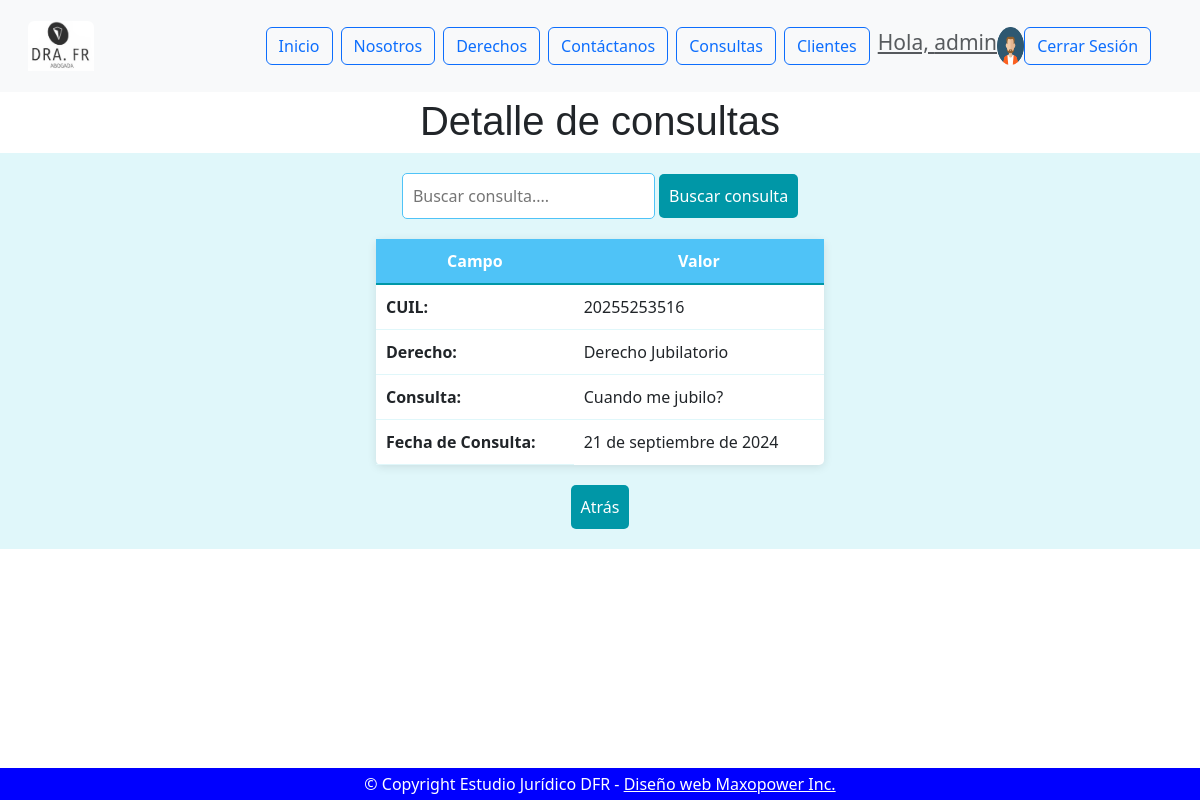
Screenshot of /consultas/consultas/detail/1 (signed in) with the database file from the repository.
### home/models.py (models this page shows, shortened)
class UserProfile(models.Model):
    user = models.OneToOneField(User, on_delete=models.CASCADE)
    image = models.ImageField(upload_to='avatares/', null=True, blank=True)

### consultas/models.py (models this page shows, shortened)
class Consulta(models.Model):
    class Estado(models.TextChoices):
        PENDIENTE = "PENDIENTE", "Pendiente"
        RESPONDIDA = "RESPONDIDA", "Respondida"
    cuil = models.ForeignKey(Cliente, on_delete=models.DO_NOTHING)
    derecho = models.ForeignKey(Derecho, on_delete=models.DO_NOTHING)
    abogado = models.ForeignKey(Nosotros, on_delete=models.DO_NOTHING)
    consulta = models.TextField(max_length=200)
    fecha_consulta = models.DateField(auto_now=True)
    estado_consulta = models.CharField(
        max_length=10, choices=Estado.choices, default=Estado.PENDIENTE
    )
    fecha_respuesta = models.DateField(null=True, blank=True)
    disponible = models.BooleanField(default=True)
    class Meta:
        verbose_name = "Consulta"
        verbose_name_plural = "Consultas"

### clientes/models.py (models this page shows, shortened)
class Cliente(models.Model):
    class Estado(models.TextChoices):
        SELECCIONE = '', 'Seleccione'
        SOLTERO = "SOLTERO", "soltero"
        CASADO = "CASADO", "casado"
        DIVORCIADO = "DIVORCIADO", "divorciado"
        SEPARADO = "SEPARADO", "separado"
        VIUDO = "VIUDO", "viudo"
        CONCUBINO = "CONCUBINO", "concubino"
    cuil = models.IntegerField(unique=True)
    apellido = models.CharField(max_length=30)
    nombre = models.CharField(max_length=30)
    telefono = models.IntegerField()
    direccion = models.CharField(max_length=40, blank=True, null=True)
    email = models.EmailField(max_length=30)
    fecha_nacimiento = models.DateField(blank=True, null=True)
    estado_civil = models.CharField(
        max_length=20,
        choices=Estado.choices,
        default=Estado.SELECCIONE,  # Establece "Seleccione" como valor por defecto
    )
    avatar = models.ImageField(upload_to='avatares/', blank=True, null=True)
    class Meta:
        verbose_name = 'Cliente'
        verbose_name_plural = 'Clientes'

### derechos/models.py (models this page shows, shortened)
class Derecho(models.Model):
    nombre = models.CharField(max_length=30, unique=True)
    descripcion = models.TextField()
    disponible = models.BooleanField(default=True)
    class Meta:
        verbose_name = 'Derecho'
        verbose_name_plural = 'Derechos'

### consultas/views.py (the view)
# urls.py: path('consultas/detail/<int:pk>', ConsultaDetail.as_view(), name='consulta_detail'),
class ConsultaDetail(LoginRequiredMixin, DetailView):
    model = Consulta
    template_name = 'consultas/consulta_detail.html'
    context_object_name = 'consulta'
    def get_context_data(self, **kwargs):
        context = super().get_context_data(**kwargs)
        consulta = self.get_object()
        context['cuil'] = consulta.cuil
        context['derecho'] = consulta.derecho
        context['abogado'] = consulta.abogado
        return context

### consultas/templates/consultas/consulta_detail.html
{% extends 'home/base.html' %}
{% block header %}
    <h1 style="text-align: center; font-family: Arial, sans-serif; margin-top: 5px;">
        Detalle de consultas
    </h1>
{% endblock header %}
{% block main %}
<div style="text-align: center; background-color: #e0f7fa; padding: 20px;">
    <form action="{% url 'consultas:consulta_list' %}" method="get" style="margin-bottom: 20px;">
        <input type="text" name="q" placeholder="Buscar consulta...." style="padding: 10px; border-radius: 5px; border: 1px solid #4fc3f7;">
        <button type="submit" style="padding: 10px; background-color: #0097a7; border: none; border-radius: 5px; color: white;">Buscar consulta</button>
    </form>
    <div style="margin: 0 20px;">
        <table style="width: 40%; margin: 0 auto; border-collapse: collapse; background-color: #ffffff; border-radius: 5px; box-shadow: 0 2px 10px rgba(0,0,0,0.1);">
            <thead>
                <tr style="background-color: #4fc3f7; color: white;">
                    <th style="padding: 10px; border-bottom: 2px solid #0097a7;">Campo</th>
                    <th style="padding: 10px; border-bottom: 2px solid #0097a7;">Valor</th>
                </tr>
            </thead>
            <tbody>
                <tr>
                    <td style="padding: 10px; border-bottom: 1px solid #e0f7fa; text-align: left;"><strong>CUIL:</strong></td>
                    <td style="padding: 10px; border-bottom: 1px solid #e0f7fa; text-align: left;">{{ object.cuil.cuil }}</td>
                </tr>
                <tr>
                    <td style="padding: 10px; border-bottom: 1px solid #e0f7fa; text-align: left;"><strong>Derecho:</strong></td>
                    <td style="padding: 10px; border-bottom: 1px solid #e0f7fa; text-align: left;">{{ object.derecho.nombre }}</td>
                </tr>
                <tr>
                    <td style="padding: 10px; border-bottom: 1px solid #e0f7fa; text-align: left;"><strong>Consulta:</strong></td>
                    <td style="padding: 10px; border-bottom: 1px solid #e0f7fa; text-align: left;">{{ object.consulta }}</td>
                </tr>
                <tr>
                    <td style="padding: 10px; border-bottom: 1px solid #e0f7fa; text-align: left;"><strong>Fecha de Consulta:</strong></td>
                    <td style="padding: 10px; text-align: left;">{{ object.fecha_consulta }}</td>
                </tr>
            </tbody>
        </table>
    </div>
    <div style="margin-top: 20px;">
        <button style="padding: 10px; background-color: #0097a7; border: none; border-radius: 5px;">
            <a href="{% url 'consultas:consulta_list' %}" style="color: white; text-decoration: none;">Atrás</a>
        </button>
    </div>
</div>
{% endblock main %}

### home/templates/home/componentes/header.html (shortened to what this page needs)
{% load static %}
<link href="https://cdn.jsdelivr.net/npm/bootstrap@5.3.0-alpha3/dist/css/bootstrap.min.css" rel="stylesheet">
<header>
    <nav class="navbar navbar-expand-lg navbar-light bg-light p-3" id="menu">
        <div class="container-fluid">
            <a class="navbar-brand" href="{% url 'home:index' %}">
                <img src="{% static 'home/img/logo.jpg' %}" class="img-fluid rounded-top" alt="logo"; height="30%"; width="30%""/>
            </a>
            <div class="collapse navbar-collapse" id="navbarSupportedContent">
                <ul class="navbar-nav mx-auto mb-2 mb-lg-0">
                    <li class="nav-item">
                        <a class="btn btn-outline-primary me-2" href="{% url 'home:index' %}">Inicio</a>
                    </li>
                    <li class="nav-item">
                        <a class="btn btn-outline-primary me-2" href="{% url 'nosotros:nosotros' %}">Nosotros</a>
                    </li>
                    <li class="nav-item">
                        <a class="btn btn-outline-primary me-2" href="{% url 'derechos:derechos_index' %}">Derechos</a>
                    </li>
                    <li class="nav-item">
                        <a class="btn btn-outline-primary me-2" href="{% url 'nosotros:contacto' %}">Contáctanos</a>
                    </li>
                    {% if user.is_authenticated %}
                        <li class="nav-item">
                            <a class="btn btn-outline-primary me-2" href="{% url 'consultas:consulta_index' %}">Consultas</a>
                        </li>
                        <li class="nav-item">
                            <a class="btn btn-outline-primary me-2" href="{% url 'clientes:index' %}">Clientes</a>
                        </li>
                        <li class="nav-item">
                            <h4><a class="text-muted small mb-4 mb-lg-0">Hola, {{ user.username }}</a></h4>
                        </li>
                        {% if user.userprofile.image %}
                            <img src="{{ user.userprofile.image.url }}" alt="Avatar" class="img-fluid" style="max-width: 3%;">
                        {% endif %}
                        <form action="{% url 'home:logout' %}" method="POST">
                            <button class="btn btn-outline-primary me-2" type="submit">Cerrar Sesión</button>
                        </form>
                    {% else %}
                        <li class="nav-item">
                            <a class="btn btn-outline-primary me-2" href="{% url 'home:login' %}">Login</a>
                        </li>
                    {% endif %}
                </ul>
            </div>
        </div>
    </nav>
</header>

### rows the page displays
Consulta: cuil.cuil "20255253516", derecho.nombre "Derecho Jubilatorio", consulta "Cuando me jubilo?", fecha_consulta "21 de septiembre de 2024"

### other values shown
{{ user.username }} "admin"
